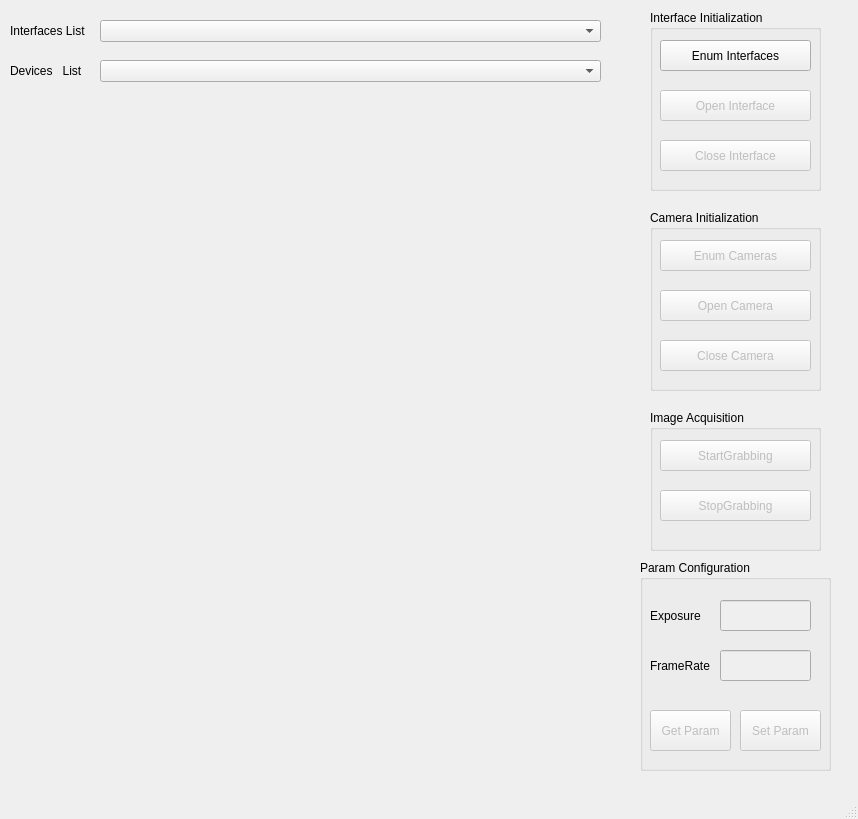
<?xml version="1.0" encoding="UTF-8"?>
<ui version="4.0">
 <class>MainWindow</class>
 <widget class="QMainWindow" name="MainWindow">
  <property name="geometry">
   <rect>
    <x>0</x>
    <y>0</y>
    <width>858</width>
    <height>819</height>
   </rect>
  </property>
  <property name="windowTitle">
   <string>BasicDemo</string>
  </property>
  <widget class="QWidget" name="centralWidget">
   <widget class="QComboBox" name="ComboInterfaces">
    <property name="geometry">
     <rect>
      <x>100</x>
      <y>20</y>
      <width>501</width>
      <height>22</height>
     </rect>
    </property>
   </widget>
   <widget class="QWidget" name="widgetDisplay" native="true">
    <property name="geometry">
     <rect>
      <x>20</x>
      <y>110</y>
      <width>291</width>
      <height>271</height>
     </rect>
    </property>
   </widget>
   <widget class="QGroupBox" name="IntgroupBox">
    <property name="geometry">
     <rect>
      <x>650</x>
      <y>10</y>
      <width>171</width>
      <height>181</height>
     </rect>
    </property>
    <property name="title">
     <string>Interface Initialization</string>
    </property>
    <widget class="QPushButton" name="bnIntEnum">
     <property name="geometry">
      <rect>
       <x>10</x>
       <y>30</y>
       <width>151</width>
       <height>31</height>
      </rect>
     </property>
     <property name="text">
      <string>Enum Interfaces</string>
     </property>
    </widget>
    <widget class="QPushButton" name="bnIntOpen">
     <property name="enabled">
      <bool>false</bool>
     </property>
     <property name="geometry">
      <rect>
       <x>10</x>
       <y>80</y>
       <width>151</width>
       <height>31</height>
      </rect>
     </property>
     <property name="text">
      <string>Open Interface</string>
     </property>
    </widget>
    <widget class="QPushButton" name="bnIntClose">
     <property name="enabled">
      <bool>false</bool>
     </property>
     <property name="geometry">
      <rect>
       <x>10</x>
       <y>130</y>
       <width>151</width>
       <height>31</height>
      </rect>
     </property>
     <property name="text">
      <string>Close Interface</string>
     </property>
    </widget>
   </widget>
   <widget class="QGroupBox" name="CamgroupBox">
    <property name="geometry">
     <rect>
      <x>650</x>
      <y>210</y>
      <width>171</width>
      <height>181</height>
     </rect>
    </property>
    <property name="title">
     <string>Camera Initialization</string>
    </property>
    <widget class="QPushButton" name="bnCamEnum">
     <property name="enabled">
      <bool>false</bool>
     </property>
     <property name="geometry">
      <rect>
       <x>10</x>
       <y>30</y>
       <width>151</width>
       <height>31</height>
      </rect>
     </property>
     <property name="text">
      <string>Enum Cameras</string>
     </property>
    </widget>
    <widget class="QPushButton" name="bnCamOpen">
     <property name="enabled">
      <bool>false</bool>
     </property>
     <property name="geometry">
      <rect>
       <x>10</x>
       <y>80</y>
       <width>151</width>
       <height>31</height>
      </rect>
     </property>
     <property name="text">
      <string>Open Camera</string>
     </property>
    </widget>
    <widget class="QPushButton" name="bnCamClose">
     <property name="enabled">
      <bool>false</bool>
     </property>
     <property name="geometry">
      <rect>
       <x>10</x>
       <y>130</y>
       <width>151</width>
       <height>31</height>
      </rect>
     </property>
     <property name="text">
      <string>Close Camera</string>
     </property>
    </widget>
   </widget>
   <widget class="QGroupBox" name="ImggroupBox">
    <property name="enabled">
     <bool>true</bool>
    </property>
    <property name="geometry">
     <rect>
      <x>650</x>
      <y>410</y>
      <width>171</width>
      <height>141</height>
     </rect>
    </property>
    <property name="title">
     <string>Image Acquisition</string>
    </property>
    <widget class="QPushButton" name="bnStartGrabbing">
     <property name="enabled">
      <bool>false</bool>
     </property>
     <property name="geometry">
      <rect>
       <x>10</x>
       <y>30</y>
       <width>151</width>
       <height>31</height>
      </rect>
     </property>
     <property name="text">
      <string>StartGrabbing</string>
     </property>
    </widget>
    <widget class="QPushButton" name="bnStopGrabbing">
     <property name="enabled">
      <bool>false</bool>
     </property>
     <property name="geometry">
      <rect>
       <x>10</x>
       <y>80</y>
       <width>151</width>
       <height>31</height>
      </rect>
     </property>
     <property name="text">
      <string>StopGrabbing</string>
     </property>
    </widget>
   </widget>
   <widget class="QLabel" name="labelInterface">
    <property name="geometry">
     <rect>
      <x>10</x>
      <y>20</y>
      <width>91</width>
      <height>21</height>
     </rect>
    </property>
    <property name="text">
     <string>Interfaces List</string>
    </property>
   </widget>
   <widget class="QComboBox" name="ComboDevices">
    <property name="geometry">
     <rect>
      <x>100</x>
      <y>60</y>
      <width>501</width>
      <height>22</height>
     </rect>
    </property>
   </widget>
   <widget class="QLabel" name="labelDevice">
    <property name="geometry">
     <rect>
      <x>10</x>
      <y>60</y>
      <width>91</width>
      <height>21</height>
     </rect>
    </property>
    <property name="text">
     <string>Devices   List</string>
    </property>
   </widget>
   <widget class="QWidget" name="widgetDisplay_2" native="true">
    <property name="geometry">
     <rect>
      <x>340</x>
      <y>110</y>
      <width>291</width>
      <height>271</height>
     </rect>
    </property>
   </widget>
   <widget class="QWidget" name="widgetDisplay_3" native="true">
    <property name="geometry">
     <rect>
      <x>20</x>
      <y>420</y>
      <width>291</width>
      <height>271</height>
     </rect>
    </property>
   </widget>
   <widget class="QWidget" name="widgetDisplay_4" native="true">
    <property name="geometry">
     <rect>
      <x>340</x>
      <y>420</y>
      <width>291</width>
      <height>271</height>
     </rect>
    </property>
   </widget>
   <widget class="QGroupBox" name="ImggroupBox_2">
    <property name="enabled">
     <bool>true</bool>
    </property>
    <property name="geometry">
     <rect>
      <x>640</x>
      <y>560</y>
      <width>191</width>
      <height>211</height>
     </rect>
    </property>
    <property name="title">
     <string>Param Configuration</string>
    </property>
    <widget class="QLabel" name="lExposure">
     <property name="geometry">
      <rect>
       <x>10</x>
       <y>40</y>
       <width>61</width>
       <height>31</height>
      </rect>
     </property>
     <property name="text">
      <string>Exposure</string>
     </property>
    </widget>
    <widget class="QLabel" name="lFrameRate">
     <property name="geometry">
      <rect>
       <x>10</x>
       <y>90</y>
       <width>71</width>
       <height>31</height>
      </rect>
     </property>
     <property name="text">
      <string>FrameRate</string>
     </property>
    </widget>
    <widget class="QLineEdit" name="LeExposure">
     <property name="enabled">
      <bool>false</bool>
     </property>
     <property name="geometry">
      <rect>
       <x>80</x>
       <y>40</y>
       <width>91</width>
       <height>31</height>
      </rect>
     </property>
    </widget>
    <widget class="QLineEdit" name="leFrameRate">
     <property name="enabled">
      <bool>false</bool>
     </property>
     <property name="geometry">
      <rect>
       <x>80</x>
       <y>90</y>
       <width>91</width>
       <height>31</height>
      </rect>
     </property>
    </widget>
    <widget class="QPushButton" name="bnGetParam">
     <property name="enabled">
      <bool>false</bool>
     </property>
     <property name="geometry">
      <rect>
       <x>10</x>
       <y>150</y>
       <width>81</width>
       <height>41</height>
      </rect>
     </property>
     <property name="text">
      <string>Get Param</string>
     </property>
    </widget>
    <widget class="QPushButton" name="bnSetParam">
     <property name="enabled">
      <bool>false</bool>
     </property>
     <property name="geometry">
      <rect>
       <x>100</x>
       <y>150</y>
       <width>81</width>
       <height>41</height>
      </rect>
     </property>
     <property name="text">
      <string>Set Param</string>
     </property>
    </widget>
   </widget>
  </widget>
  <widget class="QStatusBar" name="statusBar"/>
 </widget>
 <layoutdefault spacing="6" margin="11"/>
 <tabstops>
  <tabstop>bnIntEnum</tabstop>
  <tabstop>ComboInterfaces</tabstop>
 </tabstops>
 <resources/>
 <connections/>
</ui>
